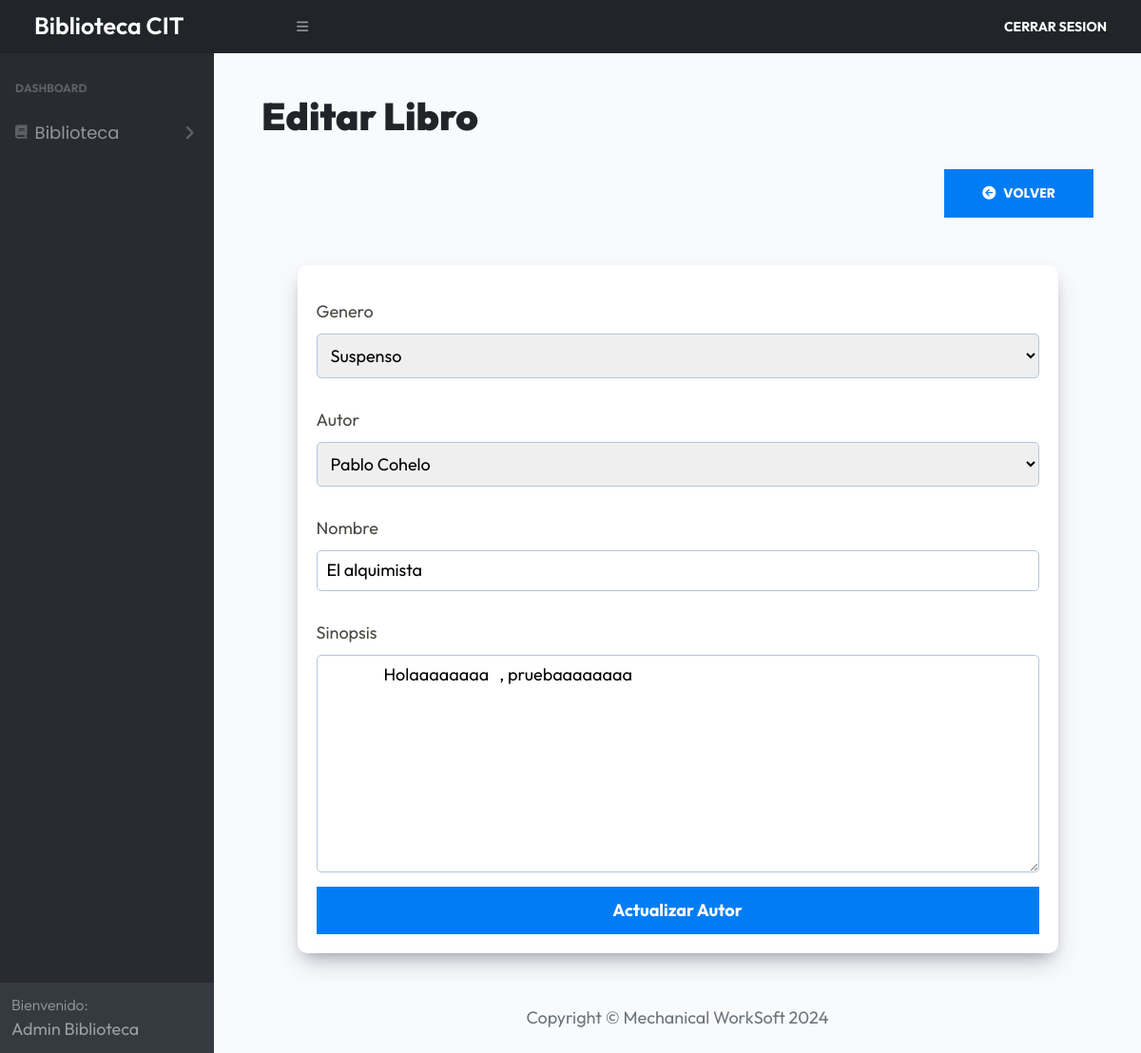
Screenshot of /admin/libros/editar?id=1 (signed in) with the database file from the repository.
### tables this page shows
CREATE TABLE `libros` (
  `id` int NOT NULL AUTO_INCREMENT,
  `generoid` int DEFAULT NULL,
  `autorid` int DEFAULT NULL,
  `nombre` text,
  `sinopsis` text,
  PRIMARY KEY (`id`),
  KEY `libros_autores_id_fk` (`autorid`),
  KEY `libros_generos_id_fk` (`generoid`),
  CONSTRAINT `libros_autores_id_fk` FOREIGN KEY (`autorid`) REFERENCES `autores` (`id`),
  CONSTRAINT `libros_generos_id_fk` FOREIGN KEY (`generoid`) REFERENCES `generos` (`id`)
);

CREATE TABLE `generos` (
  `id` int NOT NULL AUTO_INCREMENT,
  `nombre` varchar(30) DEFAULT NULL,
  PRIMARY KEY (`id`)
);

CREATE TABLE `autores` (
  `id` int NOT NULL AUTO_INCREMENT,
  `nombre` varchar(40) DEFAULT NULL,
  `apellido` varchar(40) DEFAULT NULL,
  `fecha_nac` date DEFAULT NULL,
  `ciudad` varchar(30) DEFAULT NULL,
  `pais` varchar(20) DEFAULT NULL,
  `redes` text,
  PRIMARY KEY (`id`)
);

### controllers/LibrosController.php (called while the page is built, shortened)
<?php
class LibrosController
{
    public static function editar(Router $router) {
        $alertas = [];
        $id = $_GET['id'];
        $id = filter_var($id, FILTER_VALIDATE_INT);
        $libro = Libro::find($id);
        $generos = Genero::all('ASC');
        $autores = Autor::all('ASC');
        $router->render('admin/libros/editar', [
            'titulo' => 'Editar Libro',
            'alertas' => $alertas,
            'generos' => $generos,
            'autores' => $autores,
            'libro' => $libro
        ]);
    }
}

### index.php (called while the page is built, shortened)
<?php
$router = new Router();
$router->get('/', [AuthController::class, 'login']);
$router->post('/', [AuthController::class, 'login']);
$router->post('/logout', [AuthController::class, 'logout']);
$router->get('/registro', [AuthController::class, 'registro']);
$router->post('/registro', [AuthController::class, 'registro']);
$router->get('/admin/index', [DashboardController::class, 'index']);
$router->get('/admin/generos', [GenerosController::class, 'index']);
$router->get('/admin/generos/crear', [GenerosController::class, 'crear']);
$router->post('/admin/generos/crear', [GenerosController::class, 'crear']);
$router->get('/admin/generos/editar', [GenerosController::class, 'editar']);
$router->post('/admin/generos/editar', [GenerosController::class, 'editar']);
$router->post('/admin/generos/eliminar', [GenerosController::class, 'eliminar']);
$router->get('/admin/autores', [AutoresController::class, 'index']);
$router->get('/admin/autores/crear', [AutoresController::class, 'crear']);
$router->post('/admin/autores/crear', [AutoresController::class, 'crear']);
$router->get('/admin/autores/editar', [AutoresController::class, 'editar']);
$router->post('/admin/autores/editar', [AutoresController::class, 'editar']);
$router->post('/admin/autores/eliminar', [AutoresController::class, 'eliminar']);
$router->get('/admin/libros', [LibrosController::class, 'index']);
$router->get('/admin/libros/crear', [LibrosController::class, 'crear']);
$router->post('/admin/libros/crear', [LibrosController::class, 'crear']);
$router->get('/admin/libros/editar', [LibrosController::class, 'editar']);
$router->post('/admin/libros/editar', [LibrosController::class, 'editar']);
$router->post('/admin/libros/eliminar', [LibrosController::class, 'eliminar']);
$router->comprobarRutas();

### models/ActiveRecord.php (called while the page is built, shortened)
<?php
class ActiveRecord {
    protected static $db;
    protected static $tabla = '';
    public static function setDB($database) {
        self::$db = $database;
    }
    public static function consultarSQL($query) {
        $resultado = self::$db->query($query);
        $array = [];
        while($registro = $resultado->fetch_assoc()) {
            $array[] = static::crearObjeto($registro);
        }
        return $array;
    }
    protected static function crearObjeto($registro) {
        $objeto = new static;
        foreach($registro as $key => $value ) {
            if(property_exists( $objeto, $key  )) {
                $objeto->$key = $value;
            }
        }
        return $objeto;
    }
    public static function all($orden = 'DESC') {
        $query = "SELECT * FROM " . static::$tabla . " ORDER BY id ${orden}";
        $resultado = self::consultarSQL($query);
        return $resultado;
    }
    public static function find($id) {
        $query = "SELECT * FROM " . static::$tabla  ." WHERE id = ${id}";
        $resultado = self::consultarSQL($query);
        return array_shift( $resultado ) ;
    }
}

### views/admin/libros/formulario.php (the view, shortened to what this page needs)
<div class="formulario__campo">
    <label for="generoid" class="formulario__label">Genero</label>
    <select class="formulario__select" id="generoid" name="generoid">
        <?php foreach($generos as $genero) { ?>
            <option <?php echo ($libro->generoid === $genero->id) ? 'selected' : '' ?> value="<?php echo $genero->id; ?>"><?php echo $genero->nombre; ?></option>
        <?php } ?>
    </select>
</div>
<div class="formulario__campo">
    <label for="autorid" class="formulario__label">Autor</label>
    <select class="formulario__select" id="autorid" name="autorid">
        <?php foreach($autores as $autor) { ?>
            <option <?php echo ($libro->autorid === $autor->id) ? 'selected' : '' ?> value="<?php echo $autor->id; ?>"><?php echo $autor->nombre . ' ' . $autor->apellido; ?></option>
        <?php } ?>
    </select>
</div>
<div class="formulario__campo">
    <label for="nombre" class="formulario__label">Nombre</label>
    <input type="text"
           name="nombre"
           id="nombre"
           class="formulario__input"
           placeholder="Nombre del Genero"
           value="<?php echo $libro->nombre; ?>">
</div>
<div class="formulario__campo">
    <label for="sinopsis" class="formulario__label">Sinopsis</label>
    <textarea name="sinopsis"
              id="sinopsis"
              class="formulario__input"
              cols="30"
              rows="10"
              placeholder="Nombre del Genero">
        <?php echo htmlspecialchars($libro->sinopsis); ?>
    </textarea>
</div>

### build/css/app.css (style rules this page uses)
html { line-height: 1.15; -webkit-text-size-adjust: 100%; }
body { margin: 0; }
button, input, optgroup, select, textarea { font-family: inherit; font-size: 100%; line-height: 1.15; margin: 0; }
button, input { overflow: visible; }
button, select { text-transform: none; }
textarea { overflow: auto; }
body { font-family: "Outfit", sans-serif; font-size: 18px; }
.formulario__campo { display: flex; flex-direction: column; gap: 10px; margin: 15px 0; }
.formulario__label { display: block; font-size: 18px; color: rgba(26, 27, 21, 0.8); }
.formulario__input, .formulario__input--sociales, .formulario__select--sociales, .formulario__select { padding: 10px; border: 1px solid #b1c7dd; border-radius: 5px; }
.dashboard { height: 100%; display: flex; flex-direction: column; background-color: #F8FAFC; }

### rows the page displays
libros: generoid "Suspenso", autorid "Pablo Cohelo", nombre "El alquimista", sinopsis "Holaaaaaaaa , pruebaaaaaaaa"

### other values shown
$_SESSION['nombre'] "Admin"
$_SESSION['apellido'] "Biblioteca"
$titulo "Editar Libro"
